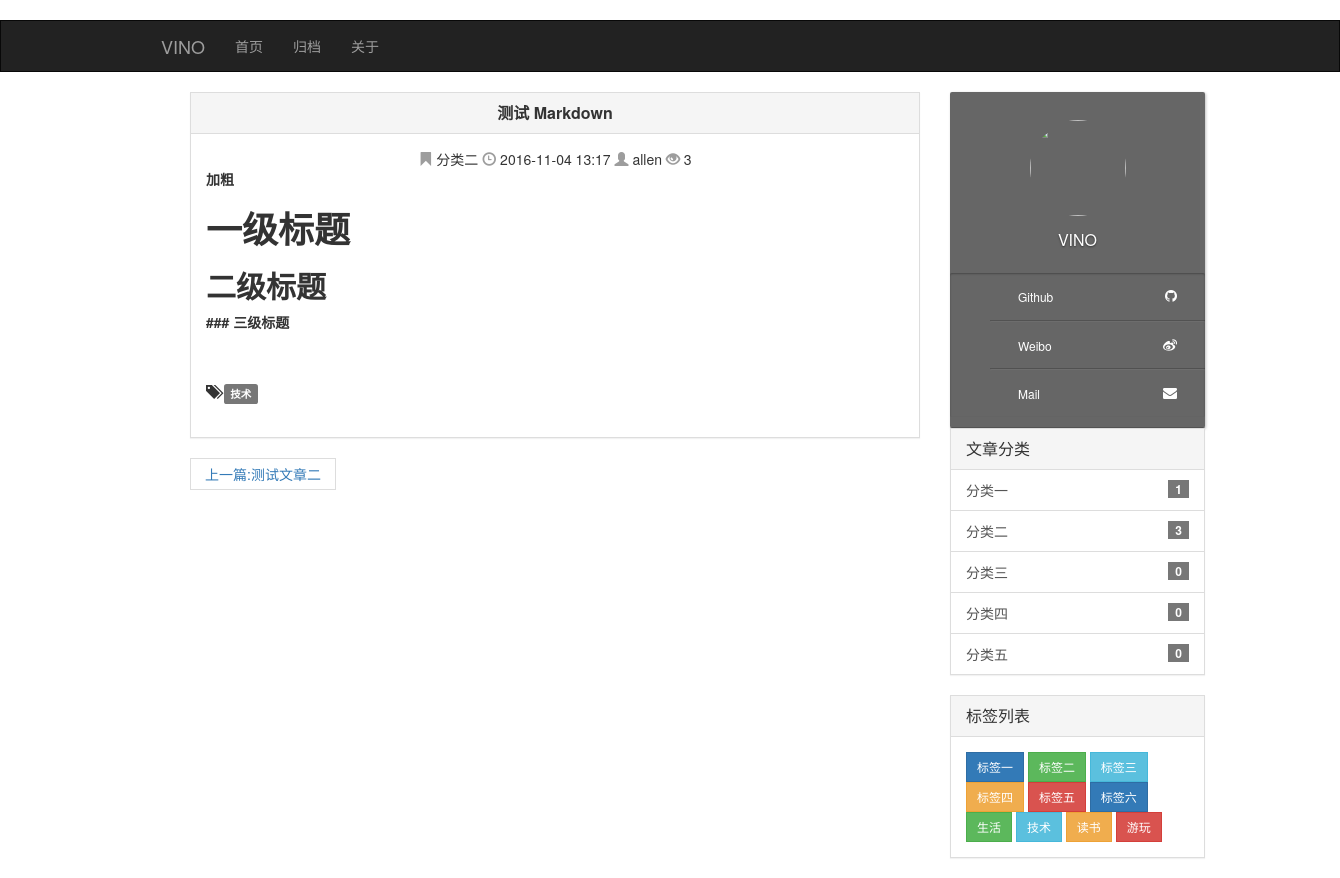
Screenshot of /blog/article/4 with the database file from the repository.
### blog/models.py (models this page shows, shortened)
class Article(models.Model):
    STATUS_CHOICES = (
        ('p', '发布'),
        ('t', '草稿'),
        ('d', '删除'),
    )
    title = models.CharField('标题', max_length=100)
    body = models.TextField('文章显示')
    text = models.TextField('原文', default='')
    description = models.CharField('摘要', max_length=140, blank=True, null=True,
                                   help_text='可选，为空则自动选取前140个字符')
    author = models.ForeignKey(User, verbose_name='作者', on_delete=models.CASCADE)
    tag = models.ManyToManyField('Tag', verbose_name='标签', blank=True)
    category = models.ForeignKey('Category', verbose_name='分类', blank=True, null=True, on_delete=models.SET_NULL)
    status = models.CharField('状态', max_length=1, choices=STATUS_CHOICES, default='p')
    time_create = models.DateTimeField('发布时间', default=timezone.now)
    time_last_modified = models.DateTimeField('修改时间', auto_now=True)
    views = models.PositiveIntegerField('浏览量', default=0)
    class Meta:
        ordering = ['-time_create']
        verbose_name = '文章数据'
        verbose_name_plural = verbose_name
    def get_absolute_url(self):
        return reverse('blog:detail', kwargs={'article_id': self.pk})
    def viewed(self):
        self.views += 1
        self.save(update_fields=['views'])
    def get_previous_article(self):
        all_item = Article.objects.filter(status='p').order_by('id')
        index = 0
        for x in all_item:
            if x.id == self.id:
                break
            else:
                index += 1
        if index:
            return all_item[index - 1]
    def get_next_article(self):
        all_item = Article.objects.filter(status='p').order_by('-id')
        index = 0
        for x in all_item:
            if x.id == self.id:
                break
            else:
                index += 1
        if index:
            return all_item[index - 1]

class Category(models.Model):
    title = models.CharField('标题', max_length=40)
    order = models.IntegerField('排序', default=0)
    description = models.CharField('摘要', max_length=140, blank=True, null=True, default='一个分类')
    time_create = models.DateTimeField('创建时间', default=timezone.now)
    def __str__(self):
        return self.title
    class Meta:
        ordering = ['-time_create']
        verbose_name = '分类数据'
        verbose_name_plural = verbose_name
    def p_count(self):
        count = self.article_set.filter(status='p').count()
        return count

class Tag(models.Model):
    title = models.CharField('标题', max_length=40)
    order = models.IntegerField('排序', default=0)
    time_create = models.DateTimeField('创建时间', default=timezone.now)
    def __str__(self):
        return self.title
    class Meta:
        ordering = ['-time_create']
        verbose_name = '标签数据'
        verbose_name_plural = verbose_name

### blog/views.py (the view)
# urls.py: url(r'^article/(?P<article_id>\d+)$', views.ArticleDetailView.as_view(), name='detail'),
class ArticleDetailView(DetailView):
    model = Article
    template_name = 'blog/post.html'
    context_object_name = 'article'
    pk_url_kwarg = 'article_id'
    def get_object(self):
        obj = super(ArticleDetailView, self).get_object()
        if obj.status == 'p':
            obj.viewed()
            return obj
    def get_context_data(self, **kwargs):
        kwargs['title'] = super(ArticleDetailView, self).get_object().title
        return super(ArticleDetailView, self).get_context_data(**kwargs)

### blog/context.py (called while the page is built)
def all_context(request):
    categories = Category.objects.all().order_by('-order')
    tags = Tag.objects.all().order_by('-order')
    null_count = Article.objects.filter(category__isnull=True, status='p').count()
    paginate_num = settings.SITE_PAGINATE_NUM
    SITE_NAME = settings.SITE_NAME
    SITE_MASTER = settings.SITE_MASTER
    SITE_SIGNATURE = settings.SITE_SIGNATURE
    DUOSHUO_SHORT_NAME = settings.DUOSHUO_SHORT_NAME
    DUOSHUO_NEW_COMMENTS = settings.DUOSHUO_NEW_COMMENTS
    COLORTAG = settings.COLORTAG
    FRIENDLINK = settings.FRIENDLINK
    return locals()

### blog/templates/blog/post.html (shortened to what this page needs)
{% extends 'blog/base_container.html' %}
{% block content %}
    {% if article %}
        <div class="panel panel-default">
            <div class="panel-heading text-center panel-title">
                <strong>
                    {{ article.title }}
                </strong>
            </div>
            <div class="panel-body">
                <div class="article-info text-center">
                    <span class="glyphicon glyphicon-bookmark article-icon">  </span>
                    {% if article.category %}
                        <a class="category-link"
                           href="{% url 'blog:category' article.category_id %}">{{ article.category }}</a>
                    {% else %}
                        <a class="category-link" href="{% url 'blog:category' 0 %}">未分类</a>
                    {% endif %}
                    <span class="glyphicon glyphicon-time article-icon">  </span> {{ article.time_last_modified|date:"Y-m-d H:i" }}
                    <span class="glyphicon glyphicon-user article-icon">  </span> {{ article.author.username }}
                    <span class="glyphicon glyphicon-eye-open article-icon">  </span> {{ article.views }}
                </div>
                <div class="article">
                    {{ article.body|safe }}
                    {% if article.tag.all %}
                        <br><br>
                        <span class="glyphicon glyphicon-tags"></span>
                        {% for tag in article.tag.all %}
                            <a href="{% url 'blog:tag' tag.id %}"><span class="label label-default">{{ tag }}</span>
                            </a>
                        {% endfor %}
                        <br>
                    {% endif %}
                    <br>
                </div>
            </div>
        </div>
        <nav>
            <ul class="pager">
                {% if article.get_previous_article %}
                    {% with article.get_previous_article as previous %}
                        <li class="previous"><a
                                href="{{ previous.get_absolute_url }}">上一篇:{{ previous.title|truncatechars:20 }}</a>
                        </li>
                    {% endwith %}
                {% endif %}
            </ul>
        </nav>
    {% else %}
        <div class="alert alert-warning" role="alert">文章不存在！</div>
    {% endif %}
{% endblock %}

### blog/templates/blog/tools.html (shortened to what this page needs)
<!DOCTYPE html>
{% load staticfiles %}
<html lang="zh-CN">
<head>
    <link href="{% static 'blog/css/bootstrap.min.css' %}" rel="stylesheet">
    <link href="{% static 'blog/css/tools.css' %}" rel="stylesheet">
    <link href="//cdn.bootcss.com/font-awesome/4.5.0/css/font-awesome.min.css"
          rel="stylesheet">
</head>
<div class="right-card">
    <div class="user-icon-wrapper">
        <a><img src="http://ww3.sinaimg.cn/large/b10d1ea5jw1f95jk0irbmj20dw0dwq3h.jpg" width="96px"
                height="96px"></a>
        <h2><a>Vino</a></h2>
    </div>
    <div class="self-info">
        <ul>
            <li><a href="https://github.com/wuchangfeng">Github</a><span
                class="right-icon fa fa-github"></span></li>
            <li><a href="https://github.com/wuchangfeng">Weibo</a><span
                    class="right-icon fa fa-weibo"></span></li>
            <li><a href="https://github.com/7sDream">Mail</a><span
                    class="right-icon fa fa-envelope"></span></li>
        </ul>
    </div>
</div>
<div class="panel panel-default">
    <div class="panel-heading">
        <h3 class="panel-title">文章分类</h3>
    </div>
    {% if categories %}
        <ul class="list-group">
            {% for category in categories %}
                <a class="list-group-item" href="{% url 'blog:category' category.pk %}">
                    <span class="badge">{{ category.p_count }}</span>
                    {{ category }}
                </a>
            {% endfor %}
        </ul>
    {% else %}
        <div class="panel-body">没有分类！</div>
    {% endif %}
</div>
<div class="panel panel-default">
    <div class="panel-heading">
        <h3 class="panel-title">标签列表</h3>
    </div>
    <div class="panel-body">
        {% if tags %}
            {% for tag in tags %}
                <a href="{% url 'blog:tag' tag.pk %}" class="btn btn-default btn-sm tag" role="button">{{ tag }}</a>
            {% endfor %}
        {% else %}
            没有标签！
        {% endif %}
    </div>
</div>
</html>

### blog/static/blog/css/blog.css (style rules this page uses)
* { text-decoration: none !important; }
.badge { border-radius: 10px; }
.panel-body { word-wrap: break-word; }
.label { border-radius: 0; }
.panel-title { line-height: 20px; color: red; }
.article-icon { color: #9d9d9d !important; }
.category-link { color: #333 !important; }

### blog/static/blog/css/tools.css (style rules this page uses)
.right-card { border-radius: 2px; background-color: rgba(0, 0, 0, 0.6); box-shadow: rgba(0, 0, 0, 0.25) 1px 1px 3px; }
.user-icon-wrapper { padding: 28px 30px 24px; text-align: center; }
.user-icon-wrapper img { width: 96px; height: 96px; margin-bottom: 15px; border-radius: 100%; }
.user-icon-wrapper h2 { padding: 0; margin: 0; font-style: normal; font-weight: normal; font-size: 16px; text-transform: uppercase; text-shadow: rgba(0, 0, 0, 0.5) 0 1px 2px; }
.user-icon-wrapper h2 a { color: white; font-size: 100%; }
.self-info { list-style-type:none padding: 10px; border-bottom: 1px solid rgba(0, 0, 0, 0.2); }
.self-info ul { box-shadow: rgba(0, 0, 0, 0.3) 0 1px 2px 0 inset; border-radius: 2px; }
.self-info li { position: relative; height: 48px; color: white; border-bottom: 1px solid rgba(0, 0, 0, 0.2); border-top: 1px solid rgba(255, 255 ,255,0.05); border-radius: 2px 2px 0 0; list-style-type:none }
.self-info li:first-child { border-top: none; }
.self-info li:last-child { border-bottom: none; }
.self-info li a { display: block; padding: 0 32px 0 28px; width: 160px; line-height: 48px; height: 48px; font-size: 12px; color: white; }
.self-info li .right-icon { position: absolute; right: 28px; top: 50%; transform: translate(0, -50%); display: inline-block; }

### rows the page displays
Article: title "测试 Markdown", category "分类二", time_last_modified "2016-11-04 13:17", author.username "allen", views "3", body "加粗 一级标题 二级标题 ### 三级标题"
Tag: title "技术"
Article: title "测试文章二"
Category: p_count "1", title "分类一"
Category: p_count "3", title "分类二"
Category: p_count "0", title "分类三"
Category: p_count "0", title "分类四"
Category: p_count "0", title "分类五"
Tag: title "标签一"
Tag: title "标签二"
Tag: title "标签三"
Tag: title "标签四"
Tag: title "标签五"
Tag: title "标签六"
Tag: title "生活"
Tag: title "读书"
Tag: title "游玩"
